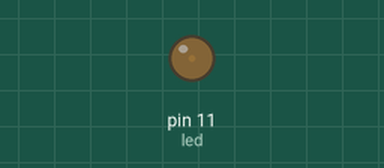
Simulated run of this sketch. Board: Arduino Uno, built with avr-gcc and run on an emulated ATmega328P. Parts: output pins drawn as LEDs (lit = HIGH).

Above: at 0.05 s.
At 0.95 s:
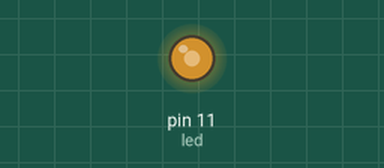
At 1.4 s:
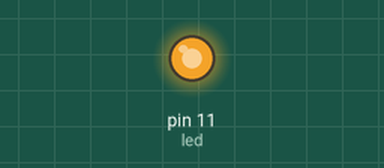
At 2.75 s:
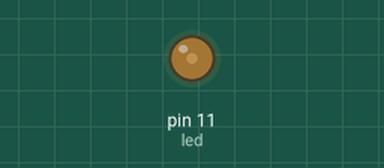
Timing chart, 0 to 7.2 s (numbered marks = the images above):
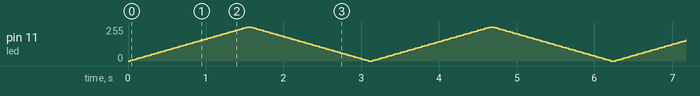

The sketch:

FadeLed.ino
```cpp
int led = 11;

void setup() {
  // put your setup code here, to run once:
pinMode(led, OUTPUT);
}

void loop() {
  // put your main code here, to run repeatedly:
for(int fadeValue = 0; fadeValue <= 255; fadeValue += 5){
analogWrite(led, fadeValue);
delay(30);
}

for(int fadeValue = 255; fadeValue >= 0; fadeValue -= 5){
  analogWrite(led, fadeValue);
  delay(30);
}
}
```
